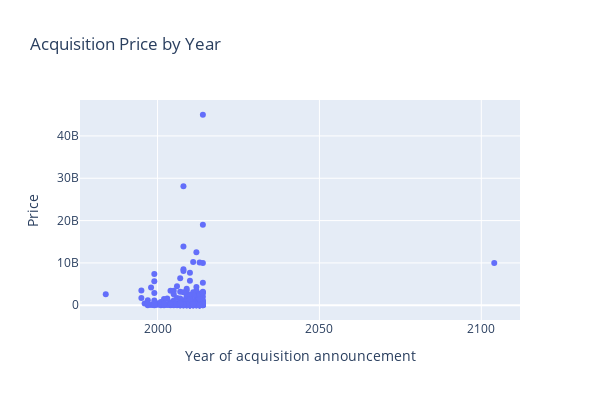

Notebook source saved alongside this figure:
### Code cell
fig = px.scatter(
    acquisitions,
    x="Year of acquisition announcement",
    y="Price",
    title="Acquisition Price by Year",
    width=600,
    height=400,
)
fig.show()

### Figure 1 — Plotly figure (JSON) as saved in the notebook; plotly's stock layout.template omitted (floating-point values rounded to 4 significant figures; data arrays with more than 128 entries replaced by an {"elided": "..."} marker saying what was removed)
{"data": [{"hovertemplate": "Year of acquisition announcement=%{x}<br>Price=%{y}<extra></extra>", "legendgroup": "", "marker": {"color": "#636efa", "symbol": "circle"}, "mode": "markers", "name": "", "orientation": "v", "showlegend": false, "type": "scatter", "x": {"elided": "336 int values"}, "xaxis": "x", "y": {"elided": "336 int values"}, "yaxis": "y"}], "layout": {"height": 400, "legend": {"tracegroupgap": 0}, "title": {"text": "Acquisition Price by Year"}, "width": 600, "xaxis": {"anchor": "y", "domain": [0, 1], "title": {"text": "Year of acquisition announcement"}}, "yaxis": {"anchor": "x", "domain": [0, 1], "title": {"text": "Price"}}}}
